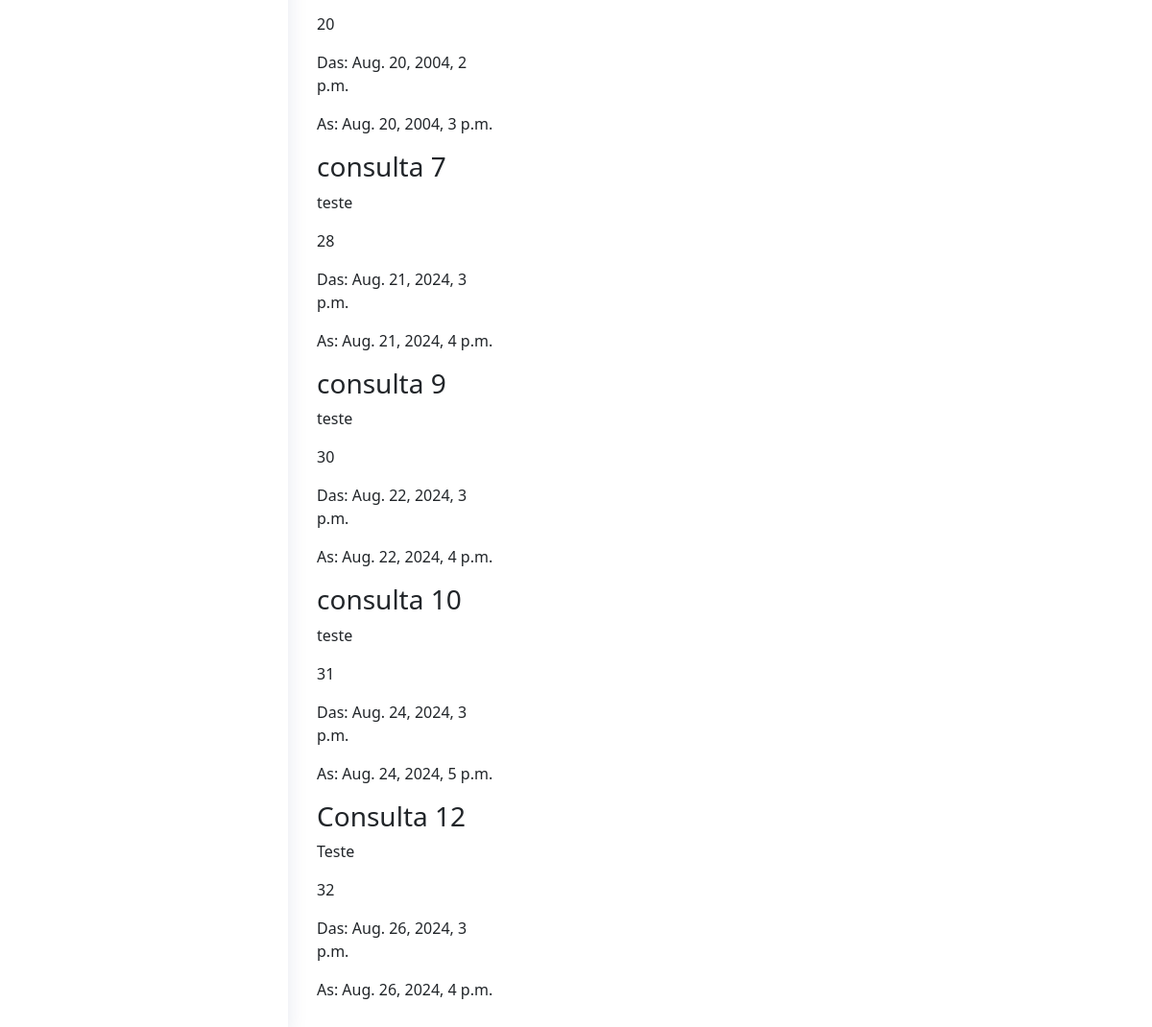
The page /calendario (signed in, lower part) on the database as committed earlier.
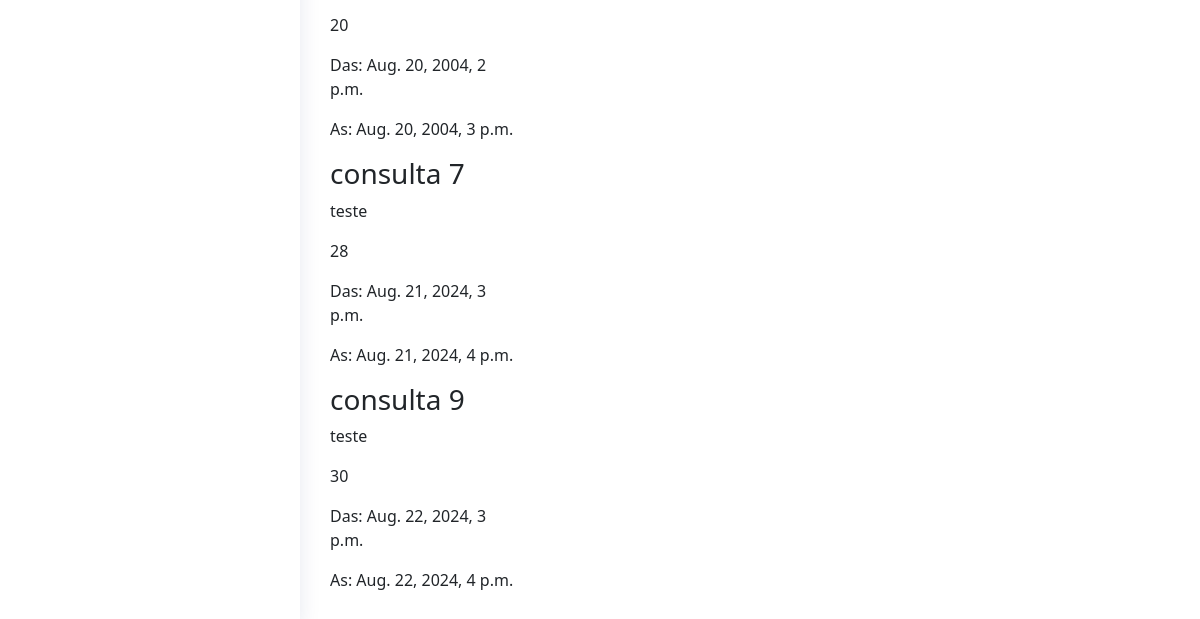
The same page on the database as committed later.
### app/models.py (models this page shows, shortened)
class EventAbstract(models.Model):
    is_active = models.BooleanField(default=True)
    is_deleted = models.BooleanField(default=False)
    created_at = models.DateTimeField(auto_now_add=True)
    updated_at = models.DateTimeField(auto_now=True)
    class Meta:
        abstract = True

class Event(EventAbstract):
    user = models.ForeignKey(User, on_delete=models.CASCADE, related_name="events")
    title = models.CharField(max_length=200)
    description = models.TextField()
    start_time = models.DateTimeField()
    end_time = models.DateTimeField()
    paciente = models.ForeignKey(Paciente, on_delete=models.CASCADE, related_name="events", blank=True, null=True)
    objects = EventManager()

### app/views.py (the view, shortened to what this page needs)
# urls.py: path("calendario", views.CalendarViewNew.as_view(), name="calendario"),
class CalendarViewNew(LoginRequiredMixin, generic.View):
    login_url = "accounts:signin"
    template_name = "frontend/calendario.html"
    form_class = EventForm
    def get(self, request, *args, **kwargs):
        forms = self.form_class()
        events = Event.objects.all()
        events_month = Event.objects.all()
        pacientes=Paciente.objects.all()
        event_list = []
        for event in events:
            event_list.append(
                {   "id": event.id,
                    "title": event.title,
                    "start": event.start_time.strftime("%Y-%m-%dT%H:%M:%S"),
                    "end": event.end_time.strftime("%Y-%m-%dT%H:%M:%S"),
                    "description": event.description,
                }
            )
        context = {"form": forms, "events": event_list,
                   "events_month": events_month, "pacientes": pacientes}
        return render(request, self.template_name, context)

### app/templates/frontend/calendario.html (shortened to what this page needs)
<html lang="pt-br">
  {% load static %}
<head>
    <link rel="stylesheet" href="{% static "style.css" %}">
  <link href="{% static "vendor/bootstrap/css/bootstrap.min.css" %}" rel="stylesheet">
  <link href="{% static "vendor/bootstrap-icons/bootstrap-icons.css" %}" rel="stylesheet">
  <link href="{% static "vendor/boxicons/css/boxicons.min.css" %}" rel="stylesheet">
  <link href="{% static "vendor/quill/quill.snow.css" %}" rel="stylesheet">
  <link href="{% static "vendor/quill/quill.bubble.css" %}" rel="stylesheet">
  <link href="{% static "vendor/remixicon/remixicon.css" %}" rel="stylesheet">
  <link href="{% static "vendor/simple-datatables/style.css" %}" rel="stylesheet">
  <link href="{% static "css/style.css" %}" rel="stylesheet">
  <link rel="stylesheet" href="https://maxcdn.bootstrapcdn.com/bootstrap/4.0.0/css/bootstrap.min.css">
  <link rel="stylesheet" href="https://use.fontawesome.com/releases/v5.0.10/css/all.css">
  <link rel="stylesheet" type="text/css" href="{% static 'css/calender.css' %}">
  <link href="{% static 'calender/main.css' %}" rel="stylesheet" />
  <link href="https://cdn.jsdelivr.net/npm/bootstrap@5.0.2/dist/css/bootstrap.min.css" rel="stylesheet">
    <link rel="stylesheet" href="https://cdnjs.cloudflare.com/ajax/libs/fullcalendar/3.9.0/fullcalendar.css" />
    </head>
    <body>
      <aside id="sidebar" class="sidebar">
        <ul class="sidebar-nav" id="sidebar-nav">
        </ul>
      </aside>
      <main id="main" class="main">
        <div class="row">
          <div class="col-md-12">
              <div class="tile row">
                  <div class="col-md-3">
                      <div id="external-events">
                          {% for event in events_month %}
                            <div class="fc-event">
                                <h3>{{ event.title }}</h3>
                                <p>{{ event.description }}</p>
                                <p>{{event.id}}</p>
                                <p>Das: {{ event.start_time }}</p>
                                <p>As: {{ event.end_time }}</p>
                            </div>
                          {% empty %}
                            <p>Não há consultas agendadas</p>
                          {% endfor %}
                      </div>
                  </div>
                  <div class="col-md-9">
                  </div>
              </div>
          </div>
      </div>
      </main>
    </body>
    </html>

Rows that differ between the two databases and show on the page:
removed Event: title "consulta 10", description "teste", id "31", start_time "Aug. 24, 2024, 3 p.m.", end_time "Aug. 24, 2024, 5 p.m."
removed Event: title "Consulta 12", description "Teste", id "32", start_time "Aug. 26, 2024, 3 p.m.", end_time "Aug. 26, 2024, 4 p.m."
